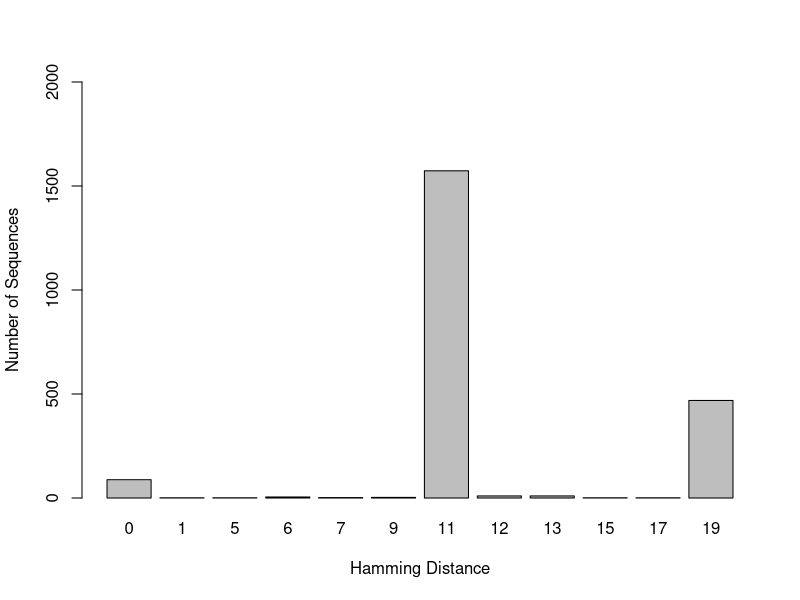
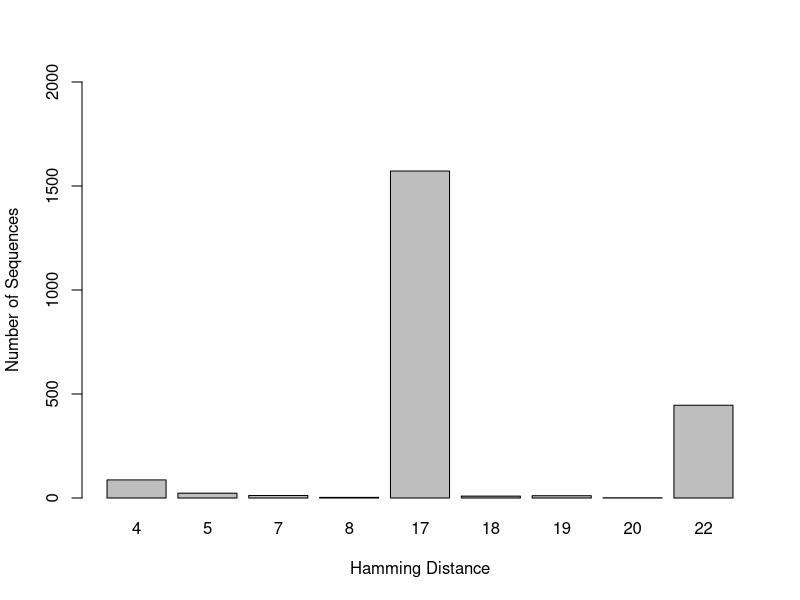
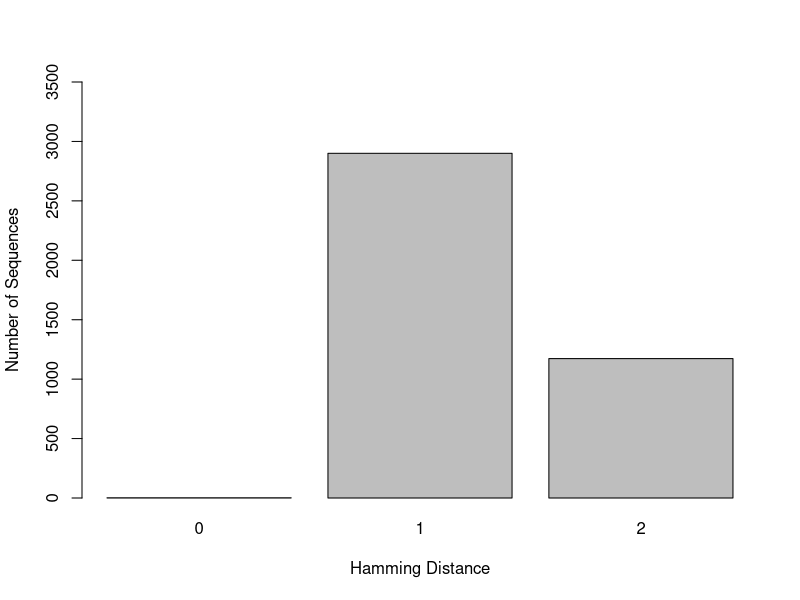
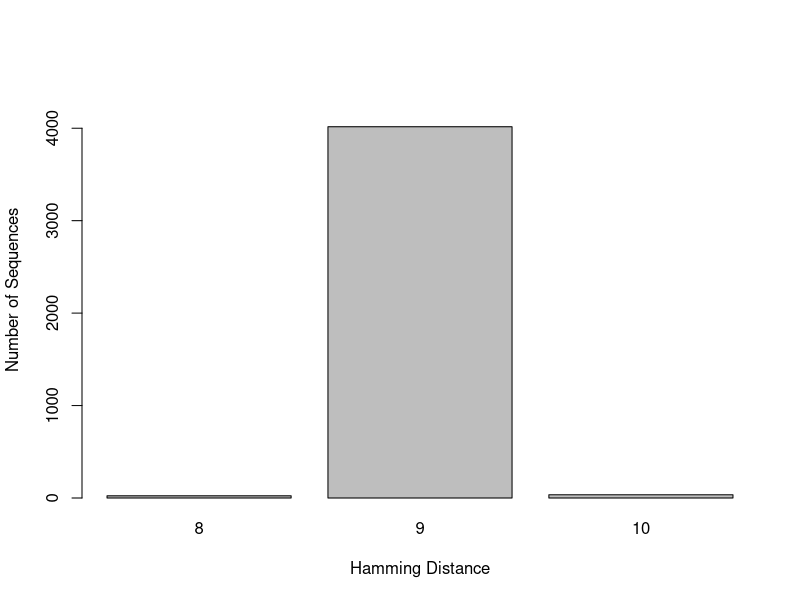
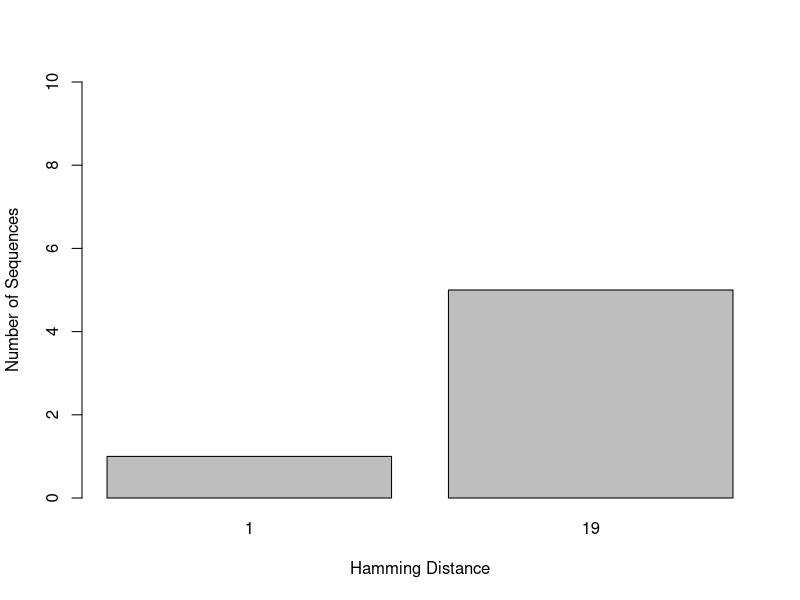
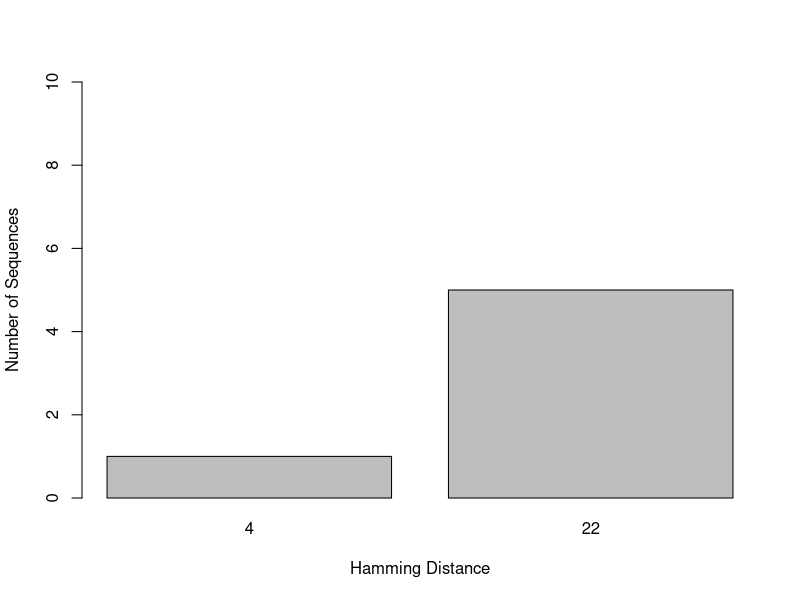
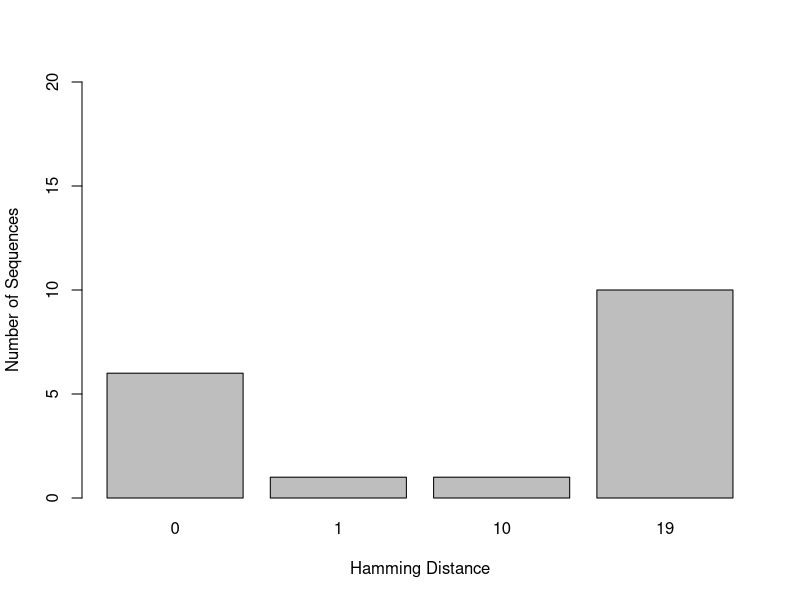
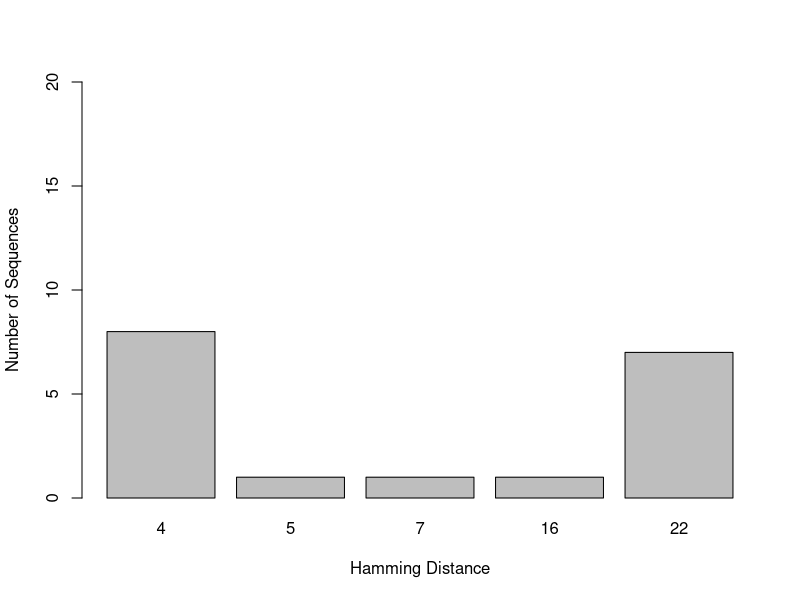

Source code (R) for these figures, in order:
## ---- chunk 1
knitr::opts_chunk$set(root.dir = "C:/Users/Lexie Christopoulos/Repos/GenomeSequencing-/db/", echo = TRUE)
## ---- chunk 2
NS_H1_F <-read.csv("hamming_distance_results/NS_H1_NS_Forward_1.2_results.csv")

NS_H1_1 <- NS_H1_F[-c(2165,2166),]

barplot(table(NS_H1_1$hamming_distance), xlab = "Hamming Distance", ylab = "Number of Sequences", ylim = c(0,2000))
## ---- chunk 3
NS_H1_R <-read.csv("hamming_distance_results/NS_H1_NS_Reverse_2.1_results.csv")

NS_H1_2 <- NS_H1_R[-c(2165,2166),]

barplot(table(NS_H1_2$hamming_distance), xlab = "Hamming Distance", ylab = "Number of Sequences", ylim = c(0,2000))

## ---- chunk 4
NS_H3_F <-read.csv("hamming_distance_results/NS_H3_NS_Forward_1.2_results.csv")

NS_H3_1 <- NS_H3_F[-c(4076,4077),]

barplot(table(NS_H3_1$hamming_distance), xlab = "Hamming Distance", ylab = "Number of Sequences", ylim = c(0,3500))
## ---- chunk 5
NS_H3_R <-read.csv("hamming_distance_results/NS_H3_NS_Reverse_2.1_results.csv")

NS_H3_2 <- NS_H3_R[-c(4076,4077),]

barplot(table(NS_H3_2$hamming_distance), xlab = "Hamming Distance", ylab = "Number of Sequences", ylim = c(0,4500))
## ---- chunk 6
NS_H5_F <-read.csv("hamming_distance_results/NS_H5_NS_Forward_1.2_results.csv")

NS_H5_1 <- NS_H5_F[-c(7,8),]

barplot(table(NS_H5_1$hamming_distance), xlab = "Hamming Distance", ylab = "Number of Sequences", ylim = c(0,10))
## ---- chunk 7
NS_H5_R <-read.csv("hamming_distance_results/NS_H5_NS_Reverse_2.1_results.csv")

NS_H5_2 <- NS_H5_R[-c(7,8),]

barplot(table(NS_H5_2$hamming_distance), xlab = "Hamming Distance", ylab = "Number of Sequences", ylim = c(0,10))
## ---- chunk 8
NS_H7_F <-read.csv("hamming_distance_results/NS_H7_NS_Forward_1.2_results.csv")

NS_H7_1 <- NS_H7_F[-c(19,20),]

barplot(table(NS_H7_1$hamming_distance), xlab = "Hamming Distance", ylab = "Number of Sequences", ylim = c(0,20))
## ---- chunk 9
NS_H7_R <-read.csv("hamming_distance_results/NS_H7_NS_Reverse_2.1_results.csv")

NS_H7_2 <- NS_H7_R[-c(19,20),]

barplot(table(NS_H7_2$hamming_distance), xlab = "Hamming Distance", ylab = "Number of Sequences", ylim = c(0,20))

## ---- chunk 10
NS_H9_F <-read.csv("hamming_distance_results/NS_H9_NS_Forward_1.2_results.csv")

NS_H9_1 <- NS_H9_F[-c(4,5),]

barplot(table(NS_H9_1$hamming_distance), xlab = "Hamming Distance", ylab = "Number of Sequences", ylim = c(0,5))
## ---- chunk 11
NS_H9_R <-read.csv("hamming_distance_results/NS_H9_NS_Reverse_2.1_results.csv")

NS_H9_2 <- NS_H9_R[-c(4,5),]

barplot(table(NS_H9_2$hamming_distance), xlab = "Hamming Distance", ylab = "Number of Sequences", ylim = c(0,5))
